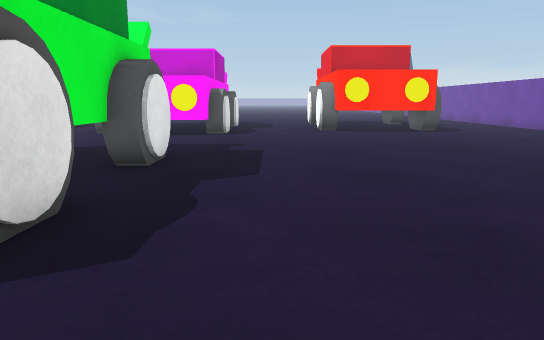
view 1 (above)

23 first-person views from a walk through a 3-D level made in the Unity game engine. The camera is 0.55 m above the floor, tilts 10° down and sees 70° across. The floor is counted in squares, 0.5 m on a side. Each view is taken from the middle of a square. On the plan, view 1 faces up. The plan holds only what a view shows up to about 14 squares ahead; the rest is blank. The place goes on beyond the plan. The player character is not drawn.

view 2
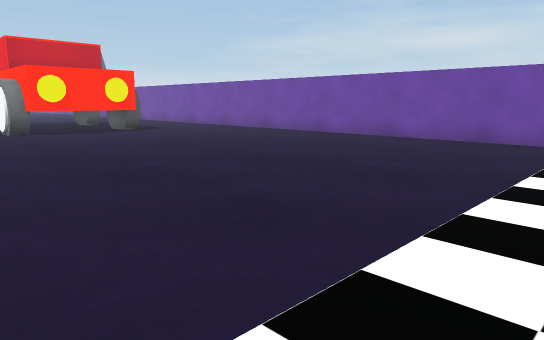

view 3
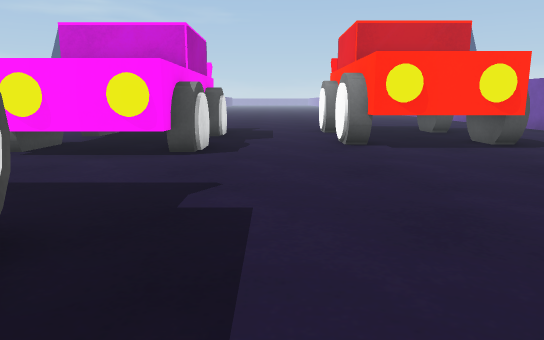

view 4
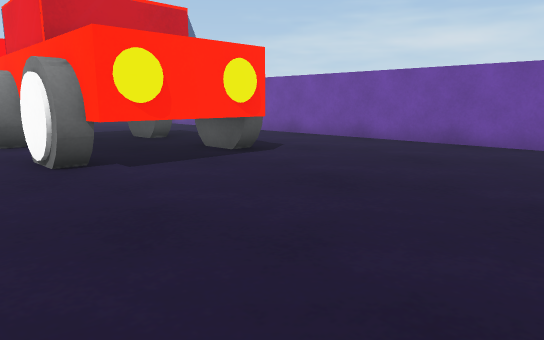

view 5
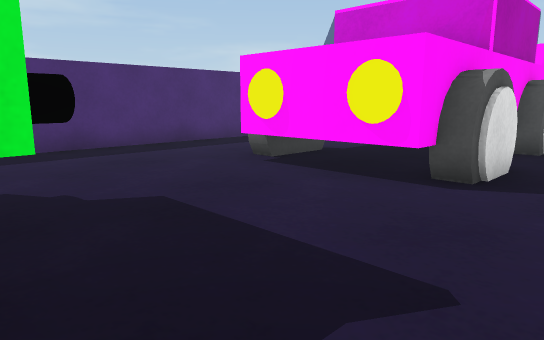

view 6
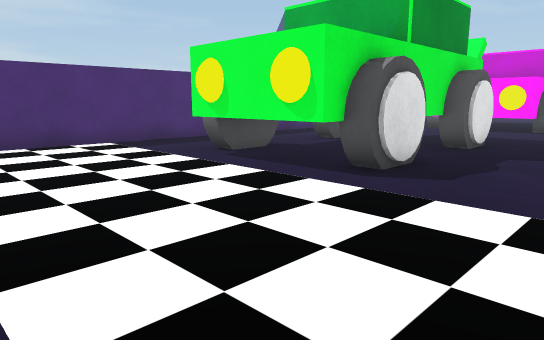

view 7
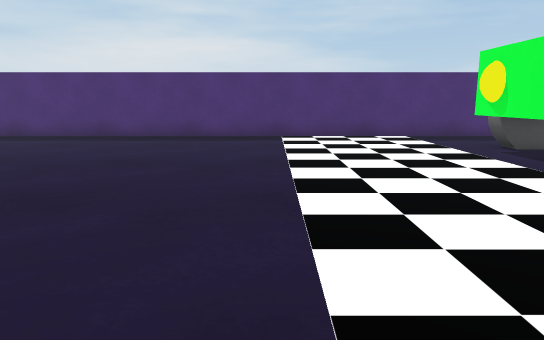

view 8
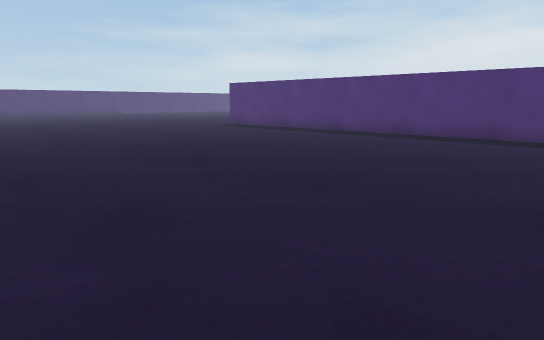

view 9
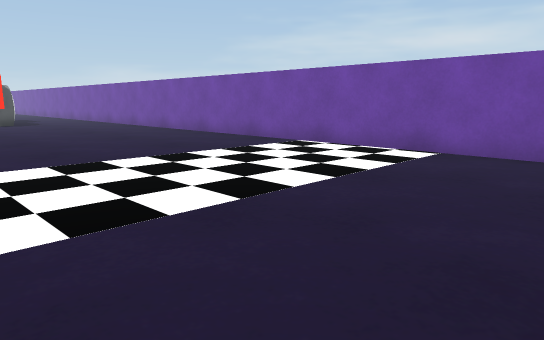

view 10
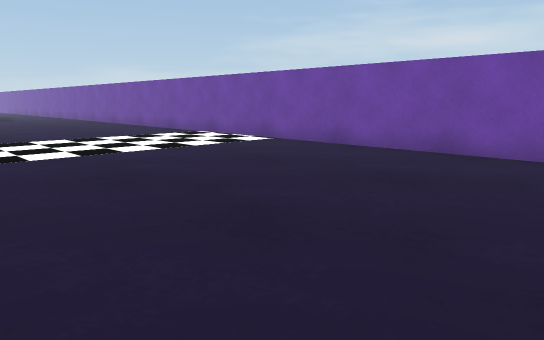

view 11
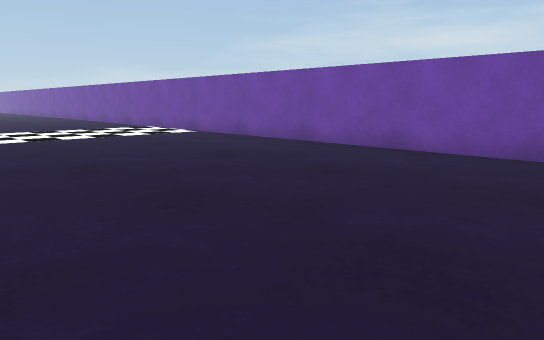

view 12
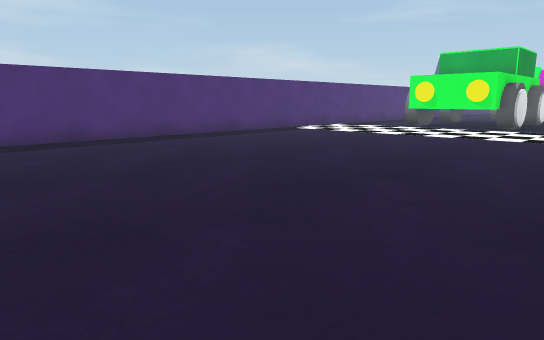

view 13
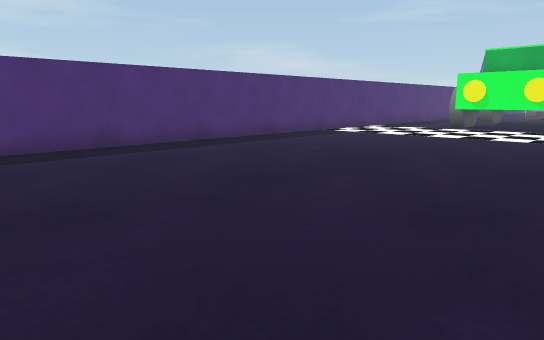

view 14
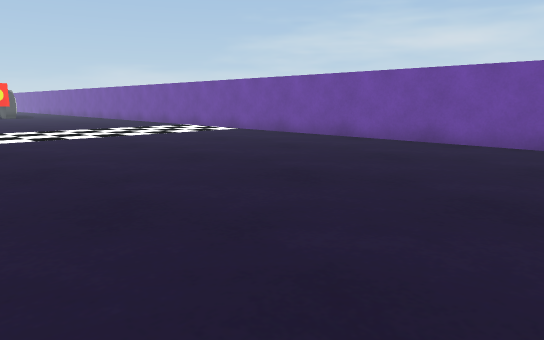

view 15
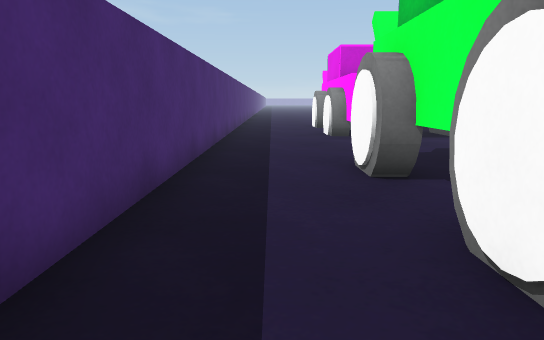

view 16
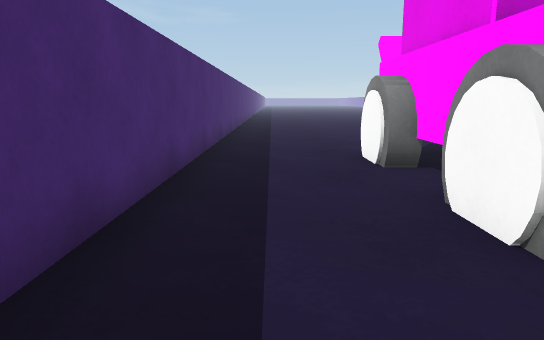

view 17
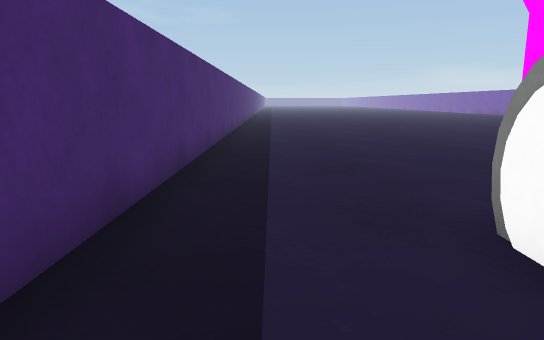

view 18
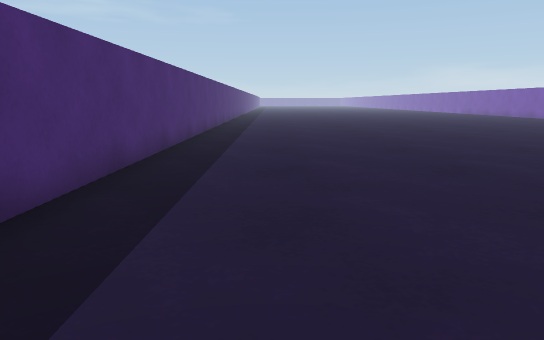

view 19
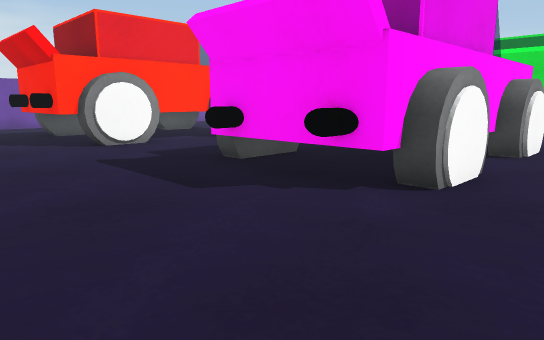

view 20
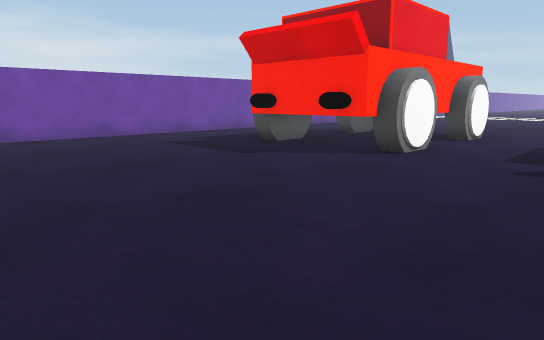

view 21
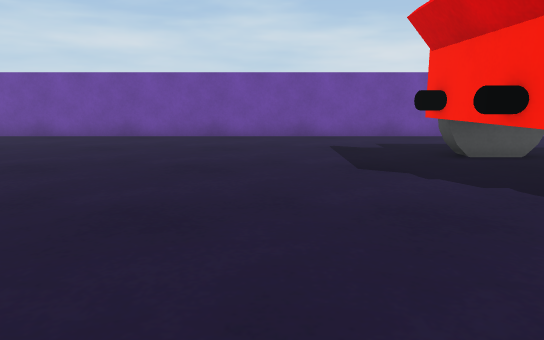

view 22
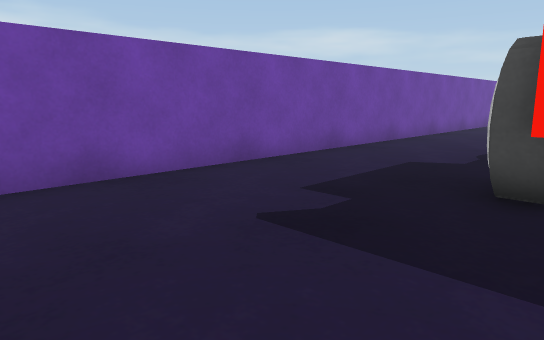

view 23
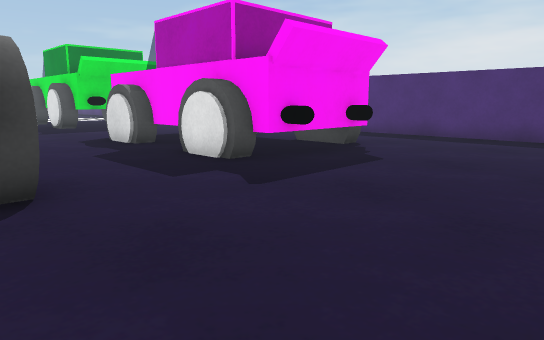

### Floor plan
Key: @ floor where view 1 was taken; # wall or solid block; . floor; O other object.
Columns run from 10 left of view 1 to 11 right of it. Each row starts with its distance up from view 1.
 29 #..........    ......#
 28 #........... ........#
 27 #....................#
 26 #....................#
 25 #....................#
 24 #....................#
 23 #....................#
 22 #....................#
 21 #...........OOOOO....#
 20 #....OOO....OOOOO....#
 19 #...OOOOO...O   O....#
 18 #...O   O...O    ....#
 17 #...O   O...OOOOO....#
 16 #...OOOOO...O   O....#
 15 #...O   O...O   O....#
 14 #...O   O...OOOOO....#
 13 #...OOOOO............#
 12 #....................#
 11 #....................#
 10 #....................#
  9 #...OOOO.............#
  8 #...OOOOO............#
  7 #...O  OO............#
  6 #...O  O.............#
  5 #...O  O.............#
  4 #...OOOOO............#
  3 #...O  OO............#
  2 #...OOOO.............#
  1 #....................#
  0 #.........@..........#
 -1 #....................#
 -2 #....................#
 -3 #....................#
 -4 #....................#
 -5 #....................#
 -6 #....................#
 -7 #....................#
 -8 #....................#
 -9 #....................#
-10 #....................#
-11 #....................#
-12 #....................#
-13 #....................#
-14   ...................
-15     ............

Where each view was taken, in squares from view 1:
view 1: 0 up, 0 right, facing up
view 2: 0 up, 1 left, facing up-right
view 3: 5 up, 0 right, facing up
view 4: 8 up, 0 right, facing up-right
view 5: 8 up, 0 right, facing up-left
view 6: 3 down, 1 right, facing up-left
view 7: 3 down, 3 right, facing left
view 8: 5 down, 3 right, facing down-left
view 9: 6 down, 2 right, facing up-right
view 10: 11 down, 2 right, facing up-right
view 11: 15 down, 2 right, facing up-right
view 12: 15 down, 2 right, facing up-left
view 13: 15 down, 0 right, facing up-left
view 14: 15 down, 0 right, facing up-right
view 15: 1 up, 8 left, facing up
view 16: 11 up, 8 left, facing up
view 17: 16 up, 8 left, facing up
view 18: 19 up, 7 left, facing up
view 19: 24 up, 8 left, facing down-right
view 20: 28 up, 2 left, facing down-right
view 21: 24 up, 2 left, facing right
view 22: 25 up, 5 right, facing down-right
view 23: 25 up, 3 right, facing down-left
